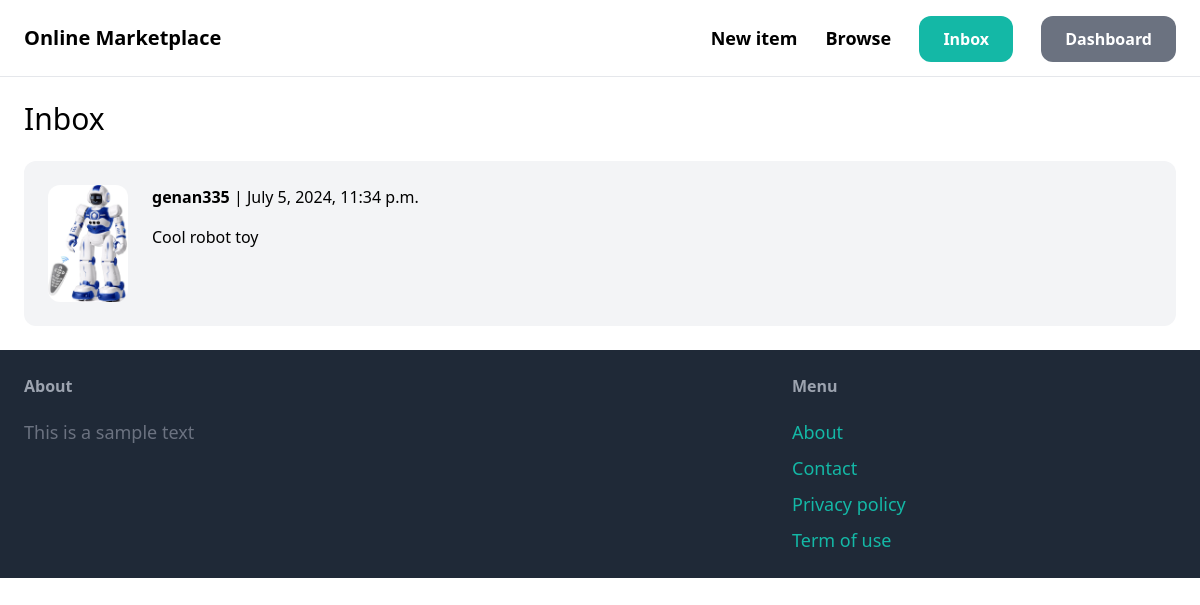
The page /inbox/ (signed in) on the database its author committed.
### conversation/models.py (models this page shows)
class Conversation(models.Model):
    item=models.ForeignKey(Item, related_name='conversations', on_delete=models.CASCADE)
    members=models.ManyToManyField(User, related_name='conversations')
    created_at=models.DateTimeField(auto_now_add=True)
    modified_at=models.DateTimeField(auto_now=True)
    class Meta:
        ordering=('-modified_at',)

### item/models.py (models this page shows, shortened)
class Item(models.Model):
    category=models.ForeignKey(Category, related_name='items', on_delete=models.CASCADE)
    name=models.CharField(max_length=255)
    description=models.TextField(blank=True, null=True)
    price=models.FloatField()
    image=models.ImageField(upload_to='item_images', blank=True, null=True)
    is_sold=models.BooleanField(default=False)
    created_by=models.ForeignKey(User, related_name='items', on_delete=models.CASCADE)
    created_at=models.DateTimeField(auto_now_add=True)
    class Meta:
        ordering=('name',)
        verbose_name_plural="Items"

### conversation/views.py (the view)
# urls.py: path('inbox/', include('conversation.urls')),
@login_required
def inbox(request):
    conversations=Conversation.objects.filter(members__in=[request.user.id])
    return render(request, 'conversation/inbox.html',{
         'conversations':conversations,
    })

### conversation/templates/conversation/inbox.html (shortened to what this page needs)
{% extends 'base.html' %}
{% block content %}
<h1 class="mb-6 text-3xl">Inbox</h1>
<div class="space-y-6">
    {% for conversation in conversations %}
        <a href="{% url 'conversation:detail' conversation.id %}">
            <div class="p-6 flex bg-gray-100 rounded-xl">
                <div class="pr-6">
                    <img src="{{ conversation.item.image.url }}" alt="" class="w-20 rounded-xl">
                </div>
                <div>
                    {% for member in conversation.members.all %}
                        {% if member != request.user %}
                            <p class="mb-4"><strong>{{ member.username }}</strong> | {{ conversation.modified_at }}</p>
                            <p>{{ conversation.item.name }}</p>
                        {% endif %}
                    {% endfor %}
                </div>
            </div>
        </a>
    {% endfor %}
</div>
{% endblock %}

### rows shown on the page
Conversation: item.image (picture), modified_at "July 5, 2024, 11:34 p.m.", item.name "Cool robot toy"

### other values the page prints
{{ member.username }} "genan335"
